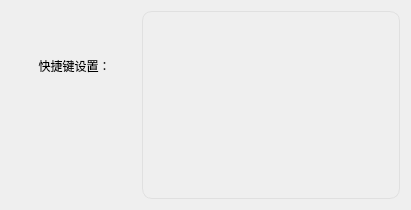
<?xml version="1.0" encoding="UTF-8"?>
<ui version="4.0">
 <class>HotKeySetWidgetBase</class>
 <widget class="QWidget" name="HotKeySetWidgetBase">
  <property name="geometry">
   <rect>
    <x>0</x>
    <y>0</y>
    <width>411</width>
    <height>210</height>
   </rect>
  </property>
  <property name="sizePolicy">
   <sizepolicy hsizetype="Expanding" vsizetype="Minimum">
    <horstretch>0</horstretch>
    <verstretch>0</verstretch>
   </sizepolicy>
  </property>
  <property name="windowTitle">
   <string>HotKeySetWidgetBase</string>
  </property>
  <property name="styleSheet">
   <string notr="true">border: 1px #646464</string>
  </property>
  <layout class="QHBoxLayout" name="horizontalLayout">
   <item>
    <widget class="QWidget" name="widget" native="true">
     <property name="sizePolicy">
      <sizepolicy hsizetype="Fixed" vsizetype="Minimum">
       <horstretch>0</horstretch>
       <verstretch>0</verstretch>
      </sizepolicy>
     </property>
     <property name="minimumSize">
      <size>
       <width>125</width>
       <height>0</height>
      </size>
     </property>
     <property name="maximumSize">
      <size>
       <width>125</width>
       <height>16777215</height>
      </size>
     </property>
     <layout class="QVBoxLayout" name="verticalLayout_2">
      <property name="leftMargin">
       <number>1</number>
      </property>
      <item>
       <widget class="ElaText" name="m_titleLabel">
        <property name="sizePolicy">
         <sizepolicy hsizetype="MinimumExpanding" vsizetype="Preferred">
          <horstretch>0</horstretch>
          <verstretch>0</verstretch>
         </sizepolicy>
        </property>
        <property name="minimumSize">
         <size>
          <width>125</width>
          <height>30</height>
         </size>
        </property>
        <property name="maximumSize">
         <size>
          <width>125</width>
          <height>30</height>
         </size>
        </property>
        <property name="text">
         <string>快捷键设置：</string>
        </property>
        <property name="alignment">
         <set>Qt::AlignmentFlag::AlignCenter</set>
        </property>
       </widget>
      </item>
      <item>
       <widget class="QWidget" name="widget" native="true">
        <property name="sizePolicy">
         <sizepolicy hsizetype="Preferred" vsizetype="Fixed">
          <horstretch>0</horstretch>
          <verstretch>0</verstretch>
         </sizepolicy>
        </property>
        <property name="minimumSize">
         <size>
          <width>0</width>
          <height>40</height>
         </size>
        </property>
        <property name="maximumSize">
         <size>
          <width>16777215</width>
          <height>40</height>
         </size>
        </property>
        <layout class="QHBoxLayout" name="buttonHLayout">
         <property name="leftMargin">
          <number>4</number>
         </property>
         <property name="rightMargin">
          <number>4</number>
         </property>
        </layout>
       </widget>
      </item>
     </layout>
    </widget>
   </item>
   <item>
    <widget class="QListWidget" name="listWidget">
     <property name="styleSheet">
      <string notr="true">QListWidget
{
background-color:transparent;
border:1px solid #e0e0e0;
border-radius:10px;
}</string>
     </property>
     <property name="spacing">
      <number>5</number>
     </property>
    </widget>
   </item>
  </layout>
 </widget>
 <customwidgets>
  <customwidget>
   <class>ElaText</class>
   <extends>QLabel</extends>
   <header>ElaText.h</header>
  </customwidget>
 </customwidgets>
 <resources>
  <include location="../../resource.qrc"/>
 </resources>
 <connections/>
</ui>
